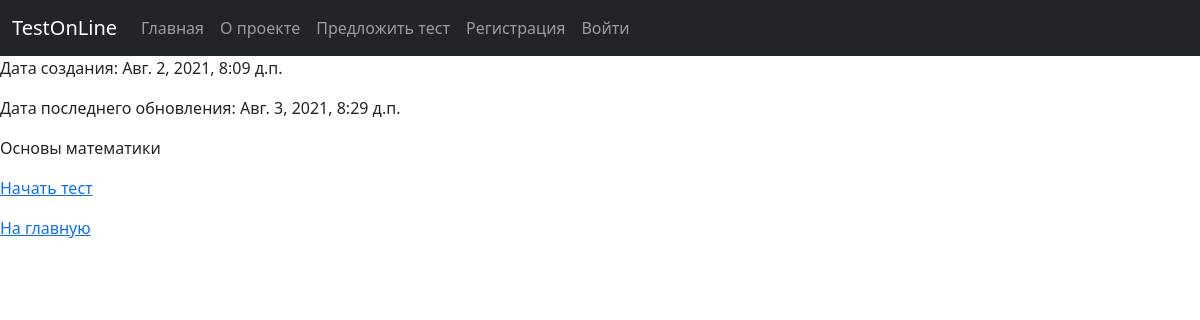
/quiz/1/, run on an earlier commit of the app's database.
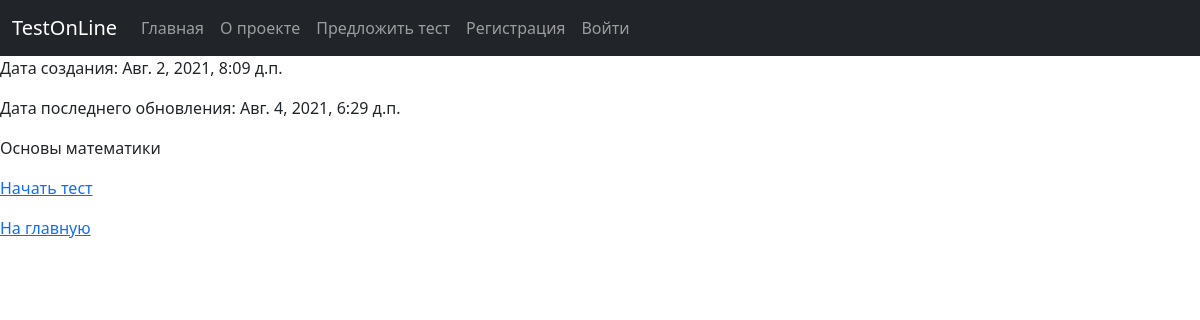
And on a later commit of the database.
### quiz/models.py (models this page shows, shortened)
class Quiz(models.Model):
    name = models.CharField(max_length=300, verbose_name='Название')
    subject = models.CharField(max_length=120, verbose_name='Тематика')
    created_date = models.DateTimeField(auto_now_add=True, verbose_name='Дата создания')
    update_at = models.DateTimeField(auto_now=True, verbose_name='Дата редактирования')
    class Meta:
        verbose_name = 'Тесты'
        verbose_name_plural = 'Тесты'
        ordering = ['-created_date', 'subject']

### quiz/views.py (the view)
# urls.py: path('quiz/<int:pk>/', QuizView.as_view(), name='quiz'),
class QuizView(View):
    def get(self, request, pk):
        quiz = Quiz.objects.get(id=pk)
        return render(request, 'quiz/quiz.html', {'quiz': quiz, 'menu': MENU})

### quiz/templates/quiz/quiz.html (shortened to what this page needs)
{% extends 'quiz/general.html' %}
{% block content %}
  <p>Дата создания: {{ quiz.created_date }}</p>
  <p>Дата последнего обновления: {{ quiz.update_at }}</p>
  <p>{{ quiz.name }}</p>
  <p><a href="{% url 'passing' %}?quiz_pk={{ quiz.pk }}">Начать тест</a></p>
  <p><a href="{% url 'index' %}">На главную</a> </p>
{% endblock %}

What changed in the data, as far as the page shows it:
changed Quiz "Основы математики": update_at "Авг. 3, 2021, 8:29 д.п." → "Авг. 4, 2021, 6:29 д.п."
